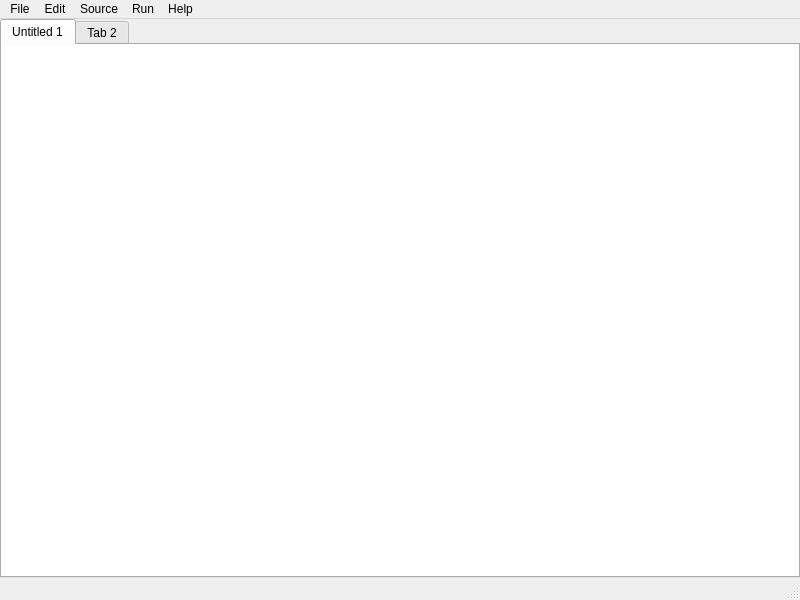
<?xml version="1.0" encoding="UTF-8"?>
<ui version="4.0">
 <class>python_editor</class>
 <widget class="QMainWindow" name="python_editor">
  <property name="geometry">
   <rect>
    <x>0</x>
    <y>0</y>
    <width>800</width>
    <height>600</height>
   </rect>
  </property>
  <property name="windowTitle">
   <string>MainWindow</string>
  </property>
  <widget class="QWidget" name="centralwidget">
   <layout class="QGridLayout" name="gridLayout">
    <property name="margin">
     <number>0</number>
    </property>
    <item row="0" column="0">
     <widget class="QTabWidget" name="tabWidget">
      <property name="tabShape">
       <enum>QTabWidget::Rounded</enum>
      </property>
      <property name="currentIndex">
       <number>0</number>
      </property>
      <widget class="QWidget" name="tab">
       <attribute name="title">
        <string>Untitled 1</string>
       </attribute>
       <layout class="QGridLayout" name="gridLayout_2">
        <property name="margin">
         <number>0</number>
        </property>
        <item row="0" column="0">
         <widget class="QTextEdit" name="textEdit">
          <property name="font">
           <font>
            <family>Consolas</family>
            <pointsize>16</pointsize>
            <kerning>false</kerning>
           </font>
          </property>
          <property name="cursor" stdset="0">
           <cursorShape>IBeamCursor</cursorShape>
          </property>
          <property name="frameShape">
           <enum>QFrame::NoFrame</enum>
          </property>
          <property name="frameShadow">
           <enum>QFrame::Plain</enum>
          </property>
          <property name="lineWidth">
           <number>0</number>
          </property>
          <property name="lineWrapMode">
           <enum>QTextEdit::NoWrap</enum>
          </property>
          <property name="acceptRichText">
           <bool>false</bool>
          </property>
         </widget>
        </item>
       </layout>
      </widget>
      <widget class="QWidget" name="tab_2">
       <attribute name="title">
        <string>Tab 2</string>
       </attribute>
      </widget>
     </widget>
    </item>
   </layout>
  </widget>
  <widget class="QMenuBar" name="menubar">
   <property name="geometry">
    <rect>
     <x>0</x>
     <y>0</y>
     <width>800</width>
     <height>22</height>
    </rect>
   </property>
   <widget class="QMenu" name="menuFile">
    <property name="title">
     <string>File</string>
    </property>
    <addaction name="actionNew"/>
    <addaction name="actionNew_From_Template"/>
    <addaction name="separator"/>
    <addaction name="actionOpen"/>
    <addaction name="actionOpen_Recent"/>
    <addaction name="separator"/>
    <addaction name="actionSave"/>
    <addaction name="actionSave_as"/>
    <addaction name="actionSave_All"/>
    <addaction name="separator"/>
    <addaction name="actionPrint"/>
    <addaction name="separator"/>
    <addaction name="actionClose"/>
    <addaction name="actionExit"/>
   </widget>
   <widget class="QMenu" name="menuEdit">
    <property name="title">
     <string>Edit</string>
    </property>
    <addaction name="actionUndo"/>
    <addaction name="actionRedo"/>
    <addaction name="separator"/>
    <addaction name="actionSelect_All"/>
    <addaction name="actionCut"/>
    <addaction name="actionCopy"/>
    <addaction name="actionPaste"/>
    <addaction name="separator"/>
    <addaction name="actionFind"/>
    <addaction name="actionFind_Again"/>
    <addaction name="actionFind_Next"/>
    <addaction name="actionFind_Previous"/>
    <addaction name="actionFind_and_Replace"/>
    <addaction name="actionGo_to_Line"/>
   </widget>
   <widget class="QMenu" name="menuTemplates">
    <property name="title">
     <string>Source</string>
    </property>
    <addaction name="actionToggle_Comment"/>
    <addaction name="separator"/>
    <addaction name="actionShift_Right"/>
    <addaction name="actionShift_Left"/>
   </widget>
   <widget class="QMenu" name="menuRun">
    <property name="title">
     <string>Run</string>
    </property>
    <addaction name="actionRun"/>
   </widget>
   <widget class="QMenu" name="menuHelp">
    <property name="title">
     <string>Help</string>
    </property>
    <addaction name="actionAbout_Python_Editor"/>
    <addaction name="actionPython_Docs"/>
   </widget>
   <addaction name="menuFile"/>
   <addaction name="menuEdit"/>
   <addaction name="menuTemplates"/>
   <addaction name="menuRun"/>
   <addaction name="menuHelp"/>
  </widget>
  <widget class="QStatusBar" name="statusbar"/>
  <action name="actionNew">
   <property name="text">
    <string>New</string>
   </property>
  </action>
  <action name="actionOpen">
   <property name="text">
    <string>Open...</string>
   </property>
  </action>
  <action name="actionOpen_Recent">
   <property name="text">
    <string>Open Recent</string>
   </property>
  </action>
  <action name="actionSave">
   <property name="text">
    <string>Save</string>
   </property>
  </action>
  <action name="actionSave_as">
   <property name="text">
    <string>Save As...</string>
   </property>
  </action>
  <action name="actionClose">
   <property name="text">
    <string>Close</string>
   </property>
  </action>
  <action name="actionUndo">
   <property name="text">
    <string>Undo</string>
   </property>
  </action>
  <action name="actionRedo">
   <property name="text">
    <string>Redo</string>
   </property>
  </action>
  <action name="actionSelect_All">
   <property name="text">
    <string>Select All</string>
   </property>
  </action>
  <action name="actionCut">
   <property name="text">
    <string>Cut</string>
   </property>
  </action>
  <action name="actionCopy">
   <property name="text">
    <string>Copy</string>
   </property>
  </action>
  <action name="actionPaste">
   <property name="text">
    <string>Paste</string>
   </property>
  </action>
  <action name="actionFind">
   <property name="text">
    <string>Find...</string>
   </property>
  </action>
  <action name="actionFind_Next">
   <property name="text">
    <string>Find Next</string>
   </property>
  </action>
  <action name="actionFind_Previous">
   <property name="text">
    <string>Find Previous</string>
   </property>
  </action>
  <action name="actionFind_and_Replace">
   <property name="text">
    <string>Replace...</string>
   </property>
  </action>
  <action name="actionGo_to_Line">
   <property name="text">
    <string>Go to Line...</string>
   </property>
  </action>
  <action name="actionRun">
   <property name="text">
    <string>Run</string>
   </property>
  </action>
  <action name="actionExit">
   <property name="text">
    <string>Exit</string>
   </property>
  </action>
  <action name="actionPrint">
   <property name="text">
    <string>Print</string>
   </property>
  </action>
  <action name="actionFind_Again">
   <property name="text">
    <string>Find Again</string>
   </property>
  </action>
  <action name="actionSave_All">
   <property name="text">
    <string>Save All</string>
   </property>
  </action>
  <action name="actionAbout_Python_Editor">
   <property name="text">
    <string>About Python Editor...</string>
   </property>
  </action>
  <action name="actionPython_Docs">
   <property name="text">
    <string>Python Docs...</string>
   </property>
  </action>
  <action name="actionTemplates">
   <property name="text">
    <string>Templates</string>
   </property>
  </action>
  <action name="actionToggle_Comment">
   <property name="text">
    <string>Toggle Comment</string>
   </property>
  </action>
  <action name="actionShift_Right">
   <property name="text">
    <string>Shift Right</string>
   </property>
  </action>
  <action name="actionShift_Left">
   <property name="text">
    <string>Shift Left</string>
   </property>
  </action>
  <action name="actionNew_From_Template">
   <property name="text">
    <string>New From Template</string>
   </property>
  </action>
 </widget>
 <resources/>
 <connections/>
</ui>
